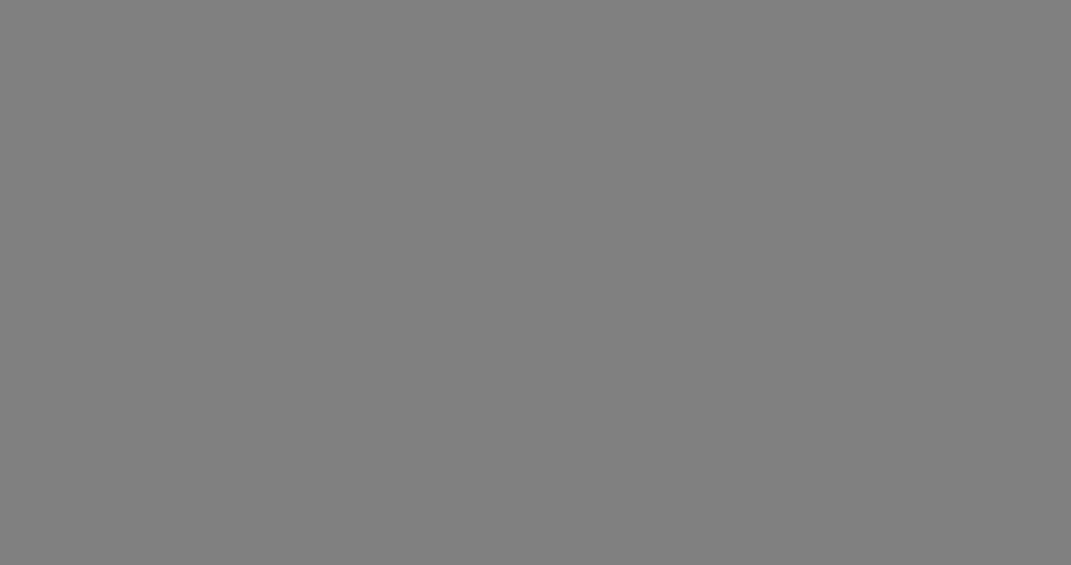
#> input picture Mystery Twister - Image Noise/Image.png, 2142 x 1130 px (shown at 1/2 size); the run also reads 1 picture not shown here
$ python image-noise.py
#> lines starting #> are read from the running program, lines starting #| are printed output that depends on the picture; after the words box and inside, x2 and y2 are one past the last pixel; in counts of white or black regions, pixels touching at a corner belong together
from PIL import Image

image1 = Image.open('Image.png')
#> image1 is the input picture: PIL image 2142x1130 P; 50% white in thin lines or dots
image2 = Image.open('Image2.png')
result = Image.open('Image2.png') # or Image.png

print("[+]XORing the two images...")

width, height = image1.size
#> width = 2142; height = 1130

for h in range(height):
    for w in range(width):
        index0 = image1.getpixel((w, h))
        index1 = image2.getpixel((w, h))
        index = index0 ^ index1
        result.putpixel((w, h), index)
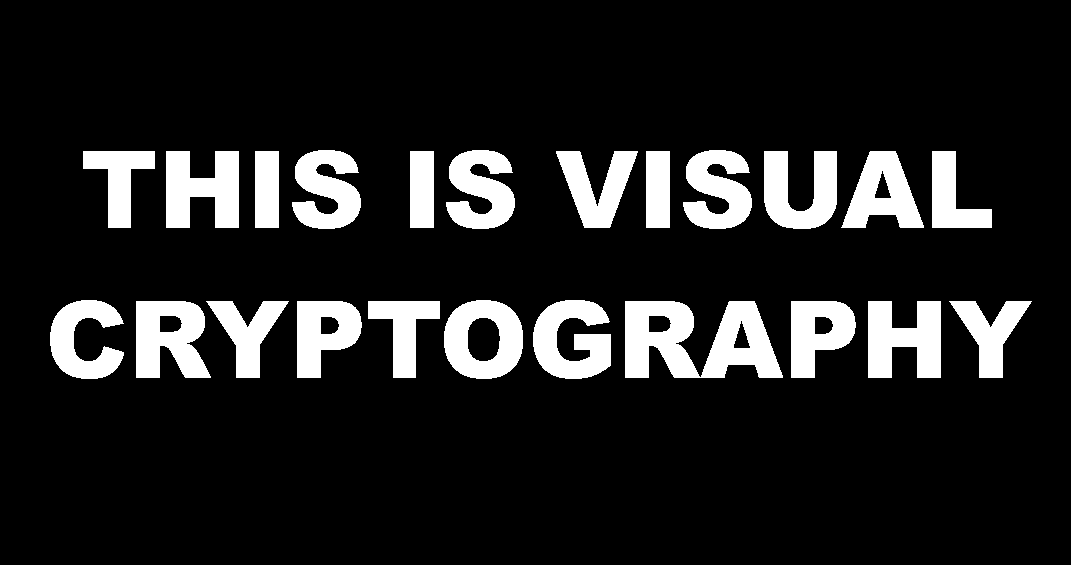
#> result: PIL image 2142x1130 P (shown at 1/2 size); 13% white; 23 white regions, largest, box (x1, y1, x2, y2) and area: (1250, 602, 1566, 756) 31156, (272, 602, 422, 756) 16808, (332, 302, 478, 456) 16684

result.save('Result.png')
